Frame 1 (no input): blank canvas, image omitted
Frame 60 (no input): blank canvas, image omitted
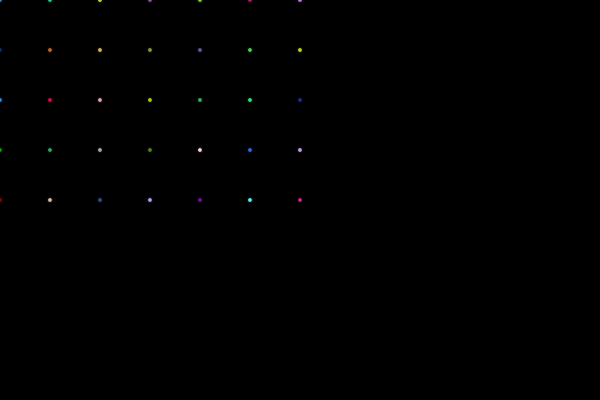
Frame 120 (the mouse pressed at the canvas centre since frame 60)

The p5.js sketch whose frames 1 and 60 were blank and that drew this single picture after the mouse press (run headless with seeded random() and noise() and a simulated clock; from frame 60 on, the mouse is pressed at the canvas centre):

// p5.js sketch
// ── sketch.js
function setup() {
  createCanvas(600, 400);
}

function draw() {
  background(0);
  for (var x = 0; x <= mouseX; x += 50) {
    for (var y = 0; y <= mouseY; y += 50) {
      fill(random(255), random(255), random(255));
      ellipse(x, y, 5, 5);
    }
  }
}
